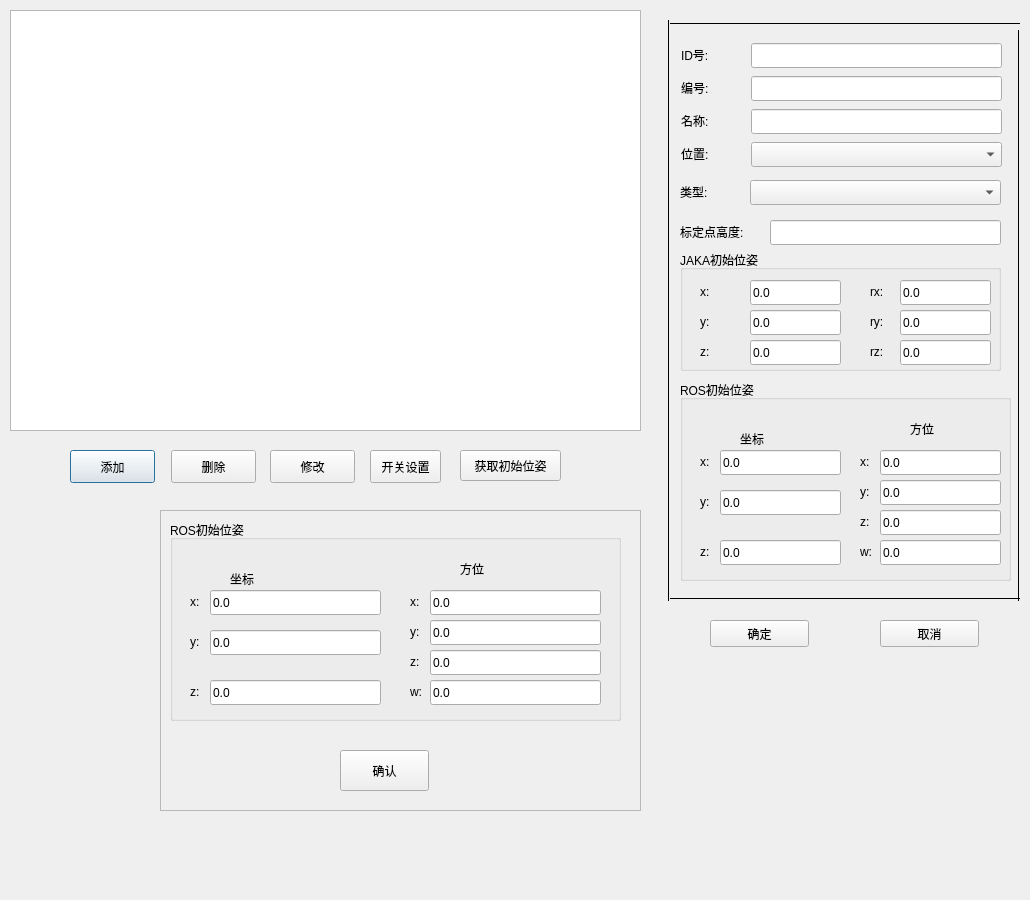
<?xml version="1.0" encoding="UTF-8"?>
<ui version="4.0">
 <class>Dialogequset</class>
 <widget class="QDialog" name="Dialogequset">
  <property name="windowModality">
   <enum>Qt::NonModal</enum>
  </property>
  <property name="geometry">
   <rect>
    <x>0</x>
    <y>0</y>
    <width>1030</width>
    <height>900</height>
   </rect>
  </property>
  <property name="windowTitle">
   <string>Dialog</string>
  </property>
  <property name="modal">
   <bool>false</bool>
  </property>
  <widget class="QPushButton" name="pushButtonuseradd">
   <property name="geometry">
    <rect>
     <x>70</x>
     <y>450</y>
     <width>85</width>
     <height>33</height>
    </rect>
   </property>
   <property name="text">
    <string>添加</string>
   </property>
  </widget>
  <widget class="QPushButton" name="pushButtonuserdel">
   <property name="geometry">
    <rect>
     <x>171</x>
     <y>450</y>
     <width>85</width>
     <height>33</height>
    </rect>
   </property>
   <property name="text">
    <string>删除</string>
   </property>
  </widget>
  <widget class="QPushButton" name="pushButtonuserchg">
   <property name="geometry">
    <rect>
     <x>270</x>
     <y>450</y>
     <width>85</width>
     <height>33</height>
    </rect>
   </property>
   <property name="text">
    <string>修改</string>
   </property>
  </widget>
  <widget class="QPushButton" name="pushButton_4">
   <property name="geometry">
    <rect>
     <x>370</x>
     <y>450</y>
     <width>71</width>
     <height>33</height>
    </rect>
   </property>
   <property name="text">
    <string>开关设置</string>
   </property>
  </widget>
  <widget class="QTableView" name="tableView">
   <property name="geometry">
    <rect>
     <x>10</x>
     <y>10</y>
     <width>631</width>
     <height>421</height>
    </rect>
   </property>
  </widget>
  <widget class="QWidget" name="widget" native="true">
   <property name="geometry">
    <rect>
     <x>650</x>
     <y>10</y>
     <width>371</width>
     <height>661</height>
    </rect>
   </property>
   <property name="autoFillBackground">
    <bool>false</bool>
   </property>
   <property name="styleSheet">
    <string notr="true">border-color: rgb(14, 10, 10);</string>
   </property>
   <widget class="Line" name="line">
    <property name="geometry">
     <rect>
      <x>20</x>
      <y>5</y>
      <width>350</width>
      <height>16</height>
     </rect>
    </property>
    <property name="frameShadow">
     <enum>QFrame::Plain</enum>
    </property>
    <property name="orientation">
     <enum>Qt::Horizontal</enum>
    </property>
   </widget>
   <widget class="Line" name="line_2">
    <property name="geometry">
     <rect>
      <x>10</x>
      <y>10</y>
      <width>16</width>
      <height>581</height>
     </rect>
    </property>
    <property name="frameShadow">
     <enum>QFrame::Plain</enum>
    </property>
    <property name="orientation">
     <enum>Qt::Vertical</enum>
    </property>
   </widget>
   <widget class="Line" name="line_3">
    <property name="geometry">
     <rect>
      <x>360</x>
      <y>20</y>
      <width>16</width>
      <height>571</height>
     </rect>
    </property>
    <property name="frameShadow">
     <enum>QFrame::Plain</enum>
    </property>
    <property name="orientation">
     <enum>Qt::Vertical</enum>
    </property>
   </widget>
   <widget class="Line" name="line_4">
    <property name="geometry">
     <rect>
      <x>20</x>
      <y>580</y>
      <width>350</width>
      <height>16</height>
     </rect>
    </property>
    <property name="frameShadow">
     <enum>QFrame::Plain</enum>
    </property>
    <property name="orientation">
     <enum>Qt::Horizontal</enum>
    </property>
   </widget>
   <widget class="QPushButton" name="pushButtonok">
    <property name="geometry">
     <rect>
      <x>60</x>
      <y>610</y>
      <width>99</width>
      <height>27</height>
     </rect>
    </property>
    <property name="text">
     <string>确定</string>
    </property>
   </widget>
   <widget class="QPushButton" name="pushButtoncancel">
    <property name="geometry">
     <rect>
      <x>230</x>
      <y>610</y>
      <width>99</width>
      <height>27</height>
     </rect>
    </property>
    <property name="text">
     <string>取消</string>
    </property>
   </widget>
   <widget class="QGroupBox" name="groupBoxjakapos">
    <property name="geometry">
     <rect>
      <x>30</x>
      <y>240</y>
      <width>321</width>
      <height>121</height>
     </rect>
    </property>
    <property name="title">
     <string>JAKA初始位姿</string>
    </property>
    <widget class="QLabel" name="label_6">
     <property name="geometry">
      <rect>
       <x>20</x>
       <y>30</y>
       <width>34</width>
       <height>23</height>
      </rect>
     </property>
     <property name="text">
      <string>x:</string>
     </property>
    </widget>
    <widget class="QLineEdit" name="lineEditx">
     <property name="geometry">
      <rect>
       <x>70</x>
       <y>30</y>
       <width>91</width>
       <height>25</height>
      </rect>
     </property>
     <property name="text">
      <string>0.0</string>
     </property>
    </widget>
    <widget class="QLabel" name="label_4">
     <property name="geometry">
      <rect>
       <x>20</x>
       <y>60</y>
       <width>34</width>
       <height>23</height>
      </rect>
     </property>
     <property name="text">
      <string>y:</string>
     </property>
    </widget>
    <widget class="QLineEdit" name="lineEdity">
     <property name="geometry">
      <rect>
       <x>70</x>
       <y>60</y>
       <width>91</width>
       <height>25</height>
      </rect>
     </property>
     <property name="text">
      <string>0.0</string>
     </property>
    </widget>
    <widget class="QLineEdit" name="lineEditz">
     <property name="geometry">
      <rect>
       <x>70</x>
       <y>90</y>
       <width>91</width>
       <height>25</height>
      </rect>
     </property>
     <property name="text">
      <string>0.0</string>
     </property>
    </widget>
    <widget class="QLabel" name="label_25">
     <property name="geometry">
      <rect>
       <x>20</x>
       <y>90</y>
       <width>34</width>
       <height>23</height>
      </rect>
     </property>
     <property name="text">
      <string>z:</string>
     </property>
    </widget>
    <widget class="QLabel" name="label_26">
     <property name="geometry">
      <rect>
       <x>190</x>
       <y>90</y>
       <width>21</width>
       <height>23</height>
      </rect>
     </property>
     <property name="text">
      <string>rz:</string>
     </property>
    </widget>
    <widget class="QLabel" name="label_27">
     <property name="geometry">
      <rect>
       <x>190</x>
       <y>30</y>
       <width>21</width>
       <height>23</height>
      </rect>
     </property>
     <property name="text">
      <string>rx:</string>
     </property>
    </widget>
    <widget class="QLineEdit" name="lineEditry">
     <property name="geometry">
      <rect>
       <x>220</x>
       <y>60</y>
       <width>91</width>
       <height>25</height>
      </rect>
     </property>
     <property name="text">
      <string>0.0</string>
     </property>
    </widget>
    <widget class="QLabel" name="label_28">
     <property name="geometry">
      <rect>
       <x>190</x>
       <y>60</y>
       <width>21</width>
       <height>23</height>
      </rect>
     </property>
     <property name="text">
      <string>ry:</string>
     </property>
    </widget>
    <widget class="QLineEdit" name="lineEditrx">
     <property name="geometry">
      <rect>
       <x>220</x>
       <y>30</y>
       <width>91</width>
       <height>25</height>
      </rect>
     </property>
     <property name="text">
      <string>0.0</string>
     </property>
    </widget>
    <widget class="QLineEdit" name="lineEditrz">
     <property name="geometry">
      <rect>
       <x>220</x>
       <y>90</y>
       <width>91</width>
       <height>25</height>
      </rect>
     </property>
     <property name="text">
      <string>0.0</string>
     </property>
    </widget>
   </widget>
   <widget class="QGroupBox" name="groupBoxrospos">
    <property name="geometry">
     <rect>
      <x>30</x>
      <y>370</y>
      <width>331</width>
      <height>201</height>
     </rect>
    </property>
    <property name="title">
     <string>ROS初始位姿</string>
    </property>
    <widget class="QLabel" name="label_29">
     <property name="geometry">
      <rect>
       <x>20</x>
       <y>70</y>
       <width>16</width>
       <height>23</height>
      </rect>
     </property>
     <property name="text">
      <string>x:</string>
     </property>
    </widget>
    <widget class="QLineEdit" name="lineEditx1">
     <property name="geometry">
      <rect>
       <x>40</x>
       <y>70</y>
       <width>121</width>
       <height>25</height>
      </rect>
     </property>
     <property name="text">
      <string>0.0</string>
     </property>
    </widget>
    <widget class="QLabel" name="label_30">
     <property name="geometry">
      <rect>
       <x>20</x>
       <y>110</y>
       <width>21</width>
       <height>23</height>
      </rect>
     </property>
     <property name="text">
      <string>y:</string>
     </property>
    </widget>
    <widget class="QLineEdit" name="lineEdity1">
     <property name="geometry">
      <rect>
       <x>40</x>
       <y>110</y>
       <width>121</width>
       <height>25</height>
      </rect>
     </property>
     <property name="text">
      <string>0.0</string>
     </property>
    </widget>
    <widget class="QLabel" name="label_31">
     <property name="geometry">
      <rect>
       <x>20</x>
       <y>160</y>
       <width>21</width>
       <height>23</height>
      </rect>
     </property>
     <property name="text">
      <string>z:</string>
     </property>
    </widget>
    <widget class="QLineEdit" name="lineEditz1">
     <property name="geometry">
      <rect>
       <x>40</x>
       <y>160</y>
       <width>121</width>
       <height>25</height>
      </rect>
     </property>
     <property name="text">
      <string>0.0</string>
     </property>
    </widget>
    <widget class="QLineEdit" name="lineEditx2">
     <property name="geometry">
      <rect>
       <x>200</x>
       <y>70</y>
       <width>121</width>
       <height>25</height>
      </rect>
     </property>
     <property name="text">
      <string>0.0</string>
     </property>
    </widget>
    <widget class="QLabel" name="label_32">
     <property name="geometry">
      <rect>
       <x>180</x>
       <y>100</y>
       <width>21</width>
       <height>23</height>
      </rect>
     </property>
     <property name="text">
      <string>y:</string>
     </property>
    </widget>
    <widget class="QLineEdit" name="lineEditz2">
     <property name="geometry">
      <rect>
       <x>200</x>
       <y>130</y>
       <width>121</width>
       <height>25</height>
      </rect>
     </property>
     <property name="text">
      <string>0.0</string>
     </property>
    </widget>
    <widget class="QLabel" name="label_33">
     <property name="geometry">
      <rect>
       <x>180</x>
       <y>70</y>
       <width>34</width>
       <height>23</height>
      </rect>
     </property>
     <property name="text">
      <string>x:</string>
     </property>
    </widget>
    <widget class="QLabel" name="label_34">
     <property name="geometry">
      <rect>
       <x>180</x>
       <y>130</y>
       <width>21</width>
       <height>23</height>
      </rect>
     </property>
     <property name="text">
      <string>z:</string>
     </property>
    </widget>
    <widget class="QLineEdit" name="lineEdity2">
     <property name="geometry">
      <rect>
       <x>200</x>
       <y>100</y>
       <width>121</width>
       <height>25</height>
      </rect>
     </property>
     <property name="text">
      <string>0.0</string>
     </property>
    </widget>
    <widget class="QLabel" name="label_35">
     <property name="geometry">
      <rect>
       <x>180</x>
       <y>160</y>
       <width>21</width>
       <height>23</height>
      </rect>
     </property>
     <property name="text">
      <string>w:</string>
     </property>
    </widget>
    <widget class="QLineEdit" name="lineEditw2">
     <property name="geometry">
      <rect>
       <x>200</x>
       <y>160</y>
       <width>121</width>
       <height>25</height>
      </rect>
     </property>
     <property name="text">
      <string>0.0</string>
     </property>
    </widget>
    <widget class="QLabel" name="label_8">
     <property name="geometry">
      <rect>
       <x>230</x>
       <y>40</y>
       <width>41</width>
       <height>17</height>
      </rect>
     </property>
     <property name="text">
      <string>方位</string>
     </property>
    </widget>
    <widget class="QLabel" name="label_9">
     <property name="geometry">
      <rect>
       <x>60</x>
       <y>50</y>
       <width>41</width>
       <height>17</height>
      </rect>
     </property>
     <property name="text">
      <string>坐标</string>
     </property>
    </widget>
   </widget>
   <widget class="QLabel" name="label_11">
    <property name="geometry">
     <rect>
      <x>30</x>
      <y>170</y>
      <width>41</width>
      <height>23</height>
     </rect>
    </property>
    <property name="text">
     <string>类型:</string>
    </property>
   </widget>
   <widget class="QLabel" name="label_7">
    <property name="geometry">
     <rect>
      <x>31</x>
      <y>132</y>
      <width>34</width>
      <height>23</height>
     </rect>
    </property>
    <property name="text">
     <string>位置:</string>
    </property>
   </widget>
   <widget class="QLineEdit" name="lineEdittitle">
    <property name="geometry">
     <rect>
      <x>101</x>
      <y>99</y>
      <width>251</width>
      <height>25</height>
     </rect>
    </property>
   </widget>
   <widget class="QComboBox" name="comboBoxpos">
    <property name="geometry">
     <rect>
      <x>101</x>
      <y>132</y>
      <width>251</width>
      <height>25</height>
     </rect>
    </property>
   </widget>
   <widget class="QLabel" name="label_3">
    <property name="geometry">
     <rect>
      <x>31</x>
      <y>99</y>
      <width>34</width>
      <height>23</height>
     </rect>
    </property>
    <property name="text">
     <string>名称:</string>
    </property>
   </widget>
   <widget class="QLineEdit" name="lineEditidx">
    <property name="geometry">
     <rect>
      <x>101</x>
      <y>33</y>
      <width>251</width>
      <height>25</height>
     </rect>
    </property>
   </widget>
   <widget class="QLabel" name="label_2">
    <property name="geometry">
     <rect>
      <x>31</x>
      <y>66</y>
      <width>34</width>
      <height>23</height>
     </rect>
    </property>
    <property name="text">
     <string>编号:</string>
    </property>
   </widget>
   <widget class="QLabel" name="label">
    <property name="geometry">
     <rect>
      <x>31</x>
      <y>33</y>
      <width>34</width>
      <height>23</height>
     </rect>
    </property>
    <property name="text">
     <string>ID号:</string>
    </property>
   </widget>
   <widget class="QLineEdit" name="lineEditno">
    <property name="geometry">
     <rect>
      <x>101</x>
      <y>66</y>
      <width>251</width>
      <height>25</height>
     </rect>
    </property>
   </widget>
   <widget class="QComboBox" name="comboBoxtype">
    <property name="geometry">
     <rect>
      <x>100</x>
      <y>170</y>
      <width>251</width>
      <height>25</height>
     </rect>
    </property>
   </widget>
   <widget class="QLabel" name="label_5">
    <property name="geometry">
     <rect>
      <x>30</x>
      <y>210</y>
      <width>81</width>
      <height>23</height>
     </rect>
    </property>
    <property name="text">
     <string>标定点高度:</string>
    </property>
   </widget>
   <widget class="QLineEdit" name="lineEdithigh">
    <property name="geometry">
     <rect>
      <x>120</x>
      <y>210</y>
      <width>231</width>
      <height>25</height>
     </rect>
    </property>
   </widget>
  </widget>
  <widget class="QPushButton" name="pushButton">
   <property name="geometry">
    <rect>
     <x>460</x>
     <y>450</y>
     <width>101</width>
     <height>31</height>
    </rect>
   </property>
   <property name="text">
    <string>获取初始位姿</string>
   </property>
  </widget>
  <widget class="QFrame" name="frame">
   <property name="geometry">
    <rect>
     <x>160</x>
     <y>510</y>
     <width>481</width>
     <height>301</height>
    </rect>
   </property>
   <property name="frameShape">
    <enum>QFrame::StyledPanel</enum>
   </property>
   <property name="frameShadow">
    <enum>QFrame::Raised</enum>
   </property>
   <widget class="QGroupBox" name="groupBoxrospos_2">
    <property name="geometry">
     <rect>
      <x>10</x>
      <y>10</y>
      <width>451</width>
      <height>201</height>
     </rect>
    </property>
    <property name="title">
     <string>ROS初始位姿</string>
    </property>
    <widget class="QLabel" name="label_36">
     <property name="geometry">
      <rect>
       <x>20</x>
       <y>70</y>
       <width>34</width>
       <height>23</height>
      </rect>
     </property>
     <property name="text">
      <string>x:</string>
     </property>
    </widget>
    <widget class="QLineEdit" name="lineEditx1_2">
     <property name="geometry">
      <rect>
       <x>40</x>
       <y>70</y>
       <width>171</width>
       <height>25</height>
      </rect>
     </property>
     <property name="text">
      <string>0.0</string>
     </property>
    </widget>
    <widget class="QLabel" name="label_37">
     <property name="geometry">
      <rect>
       <x>20</x>
       <y>110</y>
       <width>21</width>
       <height>23</height>
      </rect>
     </property>
     <property name="text">
      <string>y:</string>
     </property>
    </widget>
    <widget class="QLineEdit" name="lineEdity1_2">
     <property name="geometry">
      <rect>
       <x>40</x>
       <y>110</y>
       <width>171</width>
       <height>25</height>
      </rect>
     </property>
     <property name="text">
      <string>0.0</string>
     </property>
    </widget>
    <widget class="QLabel" name="label_38">
     <property name="geometry">
      <rect>
       <x>20</x>
       <y>160</y>
       <width>21</width>
       <height>23</height>
      </rect>
     </property>
     <property name="text">
      <string>z:</string>
     </property>
    </widget>
    <widget class="QLineEdit" name="lineEditz1_2">
     <property name="geometry">
      <rect>
       <x>40</x>
       <y>160</y>
       <width>171</width>
       <height>25</height>
      </rect>
     </property>
     <property name="text">
      <string>0.0</string>
     </property>
    </widget>
    <widget class="QLineEdit" name="lineEditx2_2">
     <property name="geometry">
      <rect>
       <x>260</x>
       <y>70</y>
       <width>171</width>
       <height>25</height>
      </rect>
     </property>
     <property name="text">
      <string>0.0</string>
     </property>
    </widget>
    <widget class="QLabel" name="label_39">
     <property name="geometry">
      <rect>
       <x>240</x>
       <y>100</y>
       <width>21</width>
       <height>23</height>
      </rect>
     </property>
     <property name="text">
      <string>y:</string>
     </property>
    </widget>
    <widget class="QLineEdit" name="lineEditz2_2">
     <property name="geometry">
      <rect>
       <x>260</x>
       <y>130</y>
       <width>171</width>
       <height>25</height>
      </rect>
     </property>
     <property name="text">
      <string>0.0</string>
     </property>
    </widget>
    <widget class="QLabel" name="label_40">
     <property name="geometry">
      <rect>
       <x>240</x>
       <y>70</y>
       <width>34</width>
       <height>23</height>
      </rect>
     </property>
     <property name="text">
      <string>x:</string>
     </property>
    </widget>
    <widget class="QLabel" name="label_41">
     <property name="geometry">
      <rect>
       <x>240</x>
       <y>130</y>
       <width>21</width>
       <height>23</height>
      </rect>
     </property>
     <property name="text">
      <string>z:</string>
     </property>
    </widget>
    <widget class="QLineEdit" name="lineEdity2_2">
     <property name="geometry">
      <rect>
       <x>260</x>
       <y>100</y>
       <width>171</width>
       <height>25</height>
      </rect>
     </property>
     <property name="text">
      <string>0.0</string>
     </property>
    </widget>
    <widget class="QLabel" name="label_42">
     <property name="geometry">
      <rect>
       <x>240</x>
       <y>160</y>
       <width>21</width>
       <height>23</height>
      </rect>
     </property>
     <property name="text">
      <string>w:</string>
     </property>
    </widget>
    <widget class="QLineEdit" name="lineEditw2_2">
     <property name="geometry">
      <rect>
       <x>260</x>
       <y>160</y>
       <width>171</width>
       <height>25</height>
      </rect>
     </property>
     <property name="text">
      <string>0.0</string>
     </property>
    </widget>
    <widget class="QLabel" name="label_10">
     <property name="geometry">
      <rect>
       <x>290</x>
       <y>40</y>
       <width>41</width>
       <height>17</height>
      </rect>
     </property>
     <property name="text">
      <string>方位</string>
     </property>
    </widget>
    <widget class="QLabel" name="label_12">
     <property name="geometry">
      <rect>
       <x>60</x>
       <y>50</y>
       <width>41</width>
       <height>17</height>
      </rect>
     </property>
     <property name="text">
      <string>坐标</string>
     </property>
    </widget>
   </widget>
   <widget class="QPushButton" name="pushButton_2">
    <property name="geometry">
     <rect>
      <x>180</x>
      <y>240</y>
      <width>89</width>
      <height>41</height>
     </rect>
    </property>
    <property name="text">
     <string>确认</string>
    </property>
   </widget>
  </widget>
 </widget>
 <resources/>
 <connections/>
</ui>
